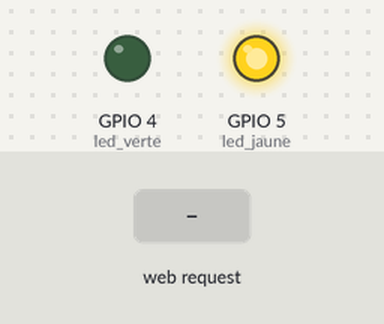
Simulated run of this sketch. Board: ESP8266 (NodeMCU). Parts: output pins drawn as LEDs (lit = HIGH). The test bench sets the inputs (shaded band). WiFi joins after 1.5 s; servers stay silent unless stated.

Above: at 2.3 s.
2.4 s: HTTP request GET /switchLedOn received
At 3.6 s:
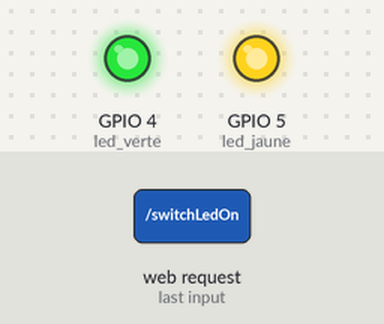
3.9 s: HTTP request GET /switchLedOff received
At 4.9 s:
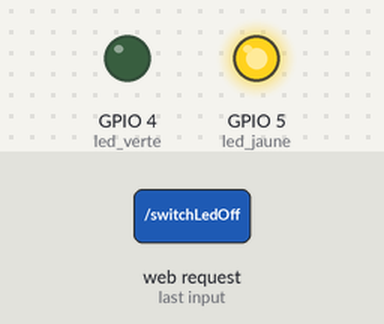
Timing chart, 0 to 6.9 s (numbered marks = the images above; inputs shaded):
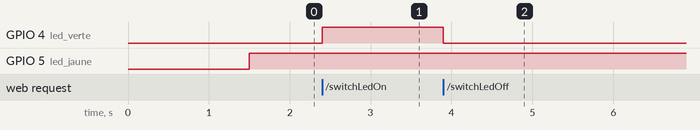

Measured:
- after the input at 2.4 s, GPIO 4 (led_verte): LOW → HIGH at once
- after the input at 3.9 s, GPIO 4 (led_verte): HIGH → LOW at once

The sketch:

serverWebLed.ino
```cpp
#include "Arduino.h"
#include "ESP8266WiFi.h"
#include "ESP8266WebServer.h"


// Definition des entrees sorties
const int led_jaune = 5;
const int led_verte = 4;

// creer un objet WebServer
ESP8266WebServer serverWeb(80);

// infos de connexions
const char * SSID = "Redmi1";
const char * PASSWORD = "honeyjj664@";

//Def fonctions serveur Web
void switchLedOn(){
  digitalWrite(led_verte, HIGH);
  serverWeb.send(200,"text/html", "Led on");
}
void switchLedOff(){
  digitalWrite(led_verte, LOW);
    serverWeb.send(200,"text/html", "Led off");
}
void handleRoot(){
  serverWeb.send(200,"text/html", "Page principale");
}
void setup() {
  //Mise en place d4une liaison serie
  Serial.begin(115200L);
  Serial.println("");
  // initialize digital pin LED_BUILTIN as an output.
  pinMode(led_jaune, OUTPUT);
  pinMode(led_verte, OUTPUT);

  //mise en place du serverWeb
  serverWeb.on("/switchLedOn", switchLedOn);
  serverWeb.on("/switchLedOff", switchLedOff);
  serverWeb.on("/",handleRoot);
  serverWeb.begin();
  // mode de connexion
  WiFi.mode(WIFI_STA);
  // start connexion
  WiFi.begin(SSID, PASSWORD);

}

void loop() {
  // put your main code here, to run repeatedly:
  //tester l'etat de la connexion
  // si l'object est connecte au reseau on effectue les taches
  if(WiFi.isConnected()){
    digitalWrite(led_jaune,HIGH);
    serverWeb.handleClient();
  }
  else{
   digitalWrite(led_jaune,LOW);
   }

}
```
